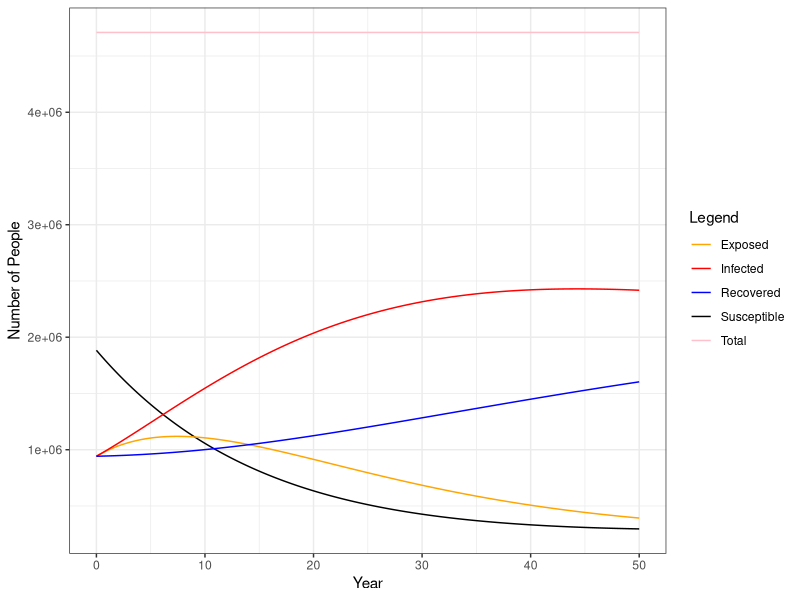
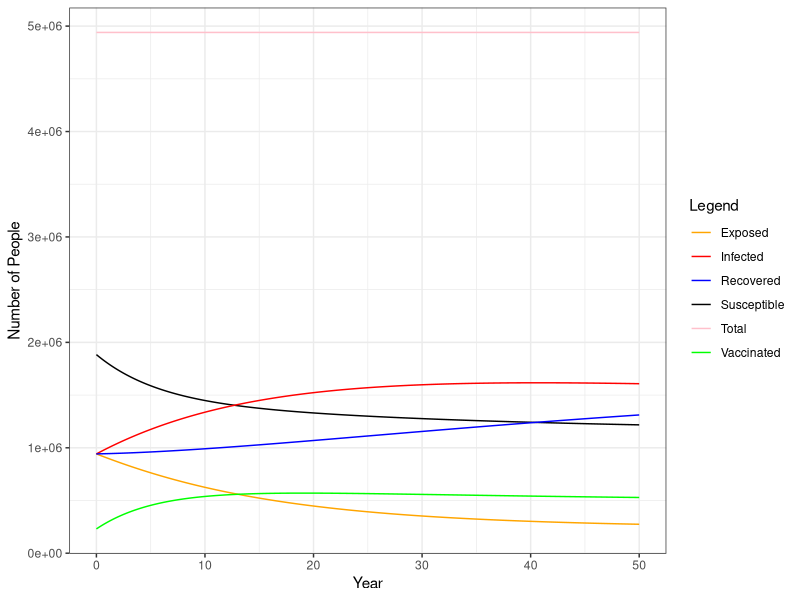
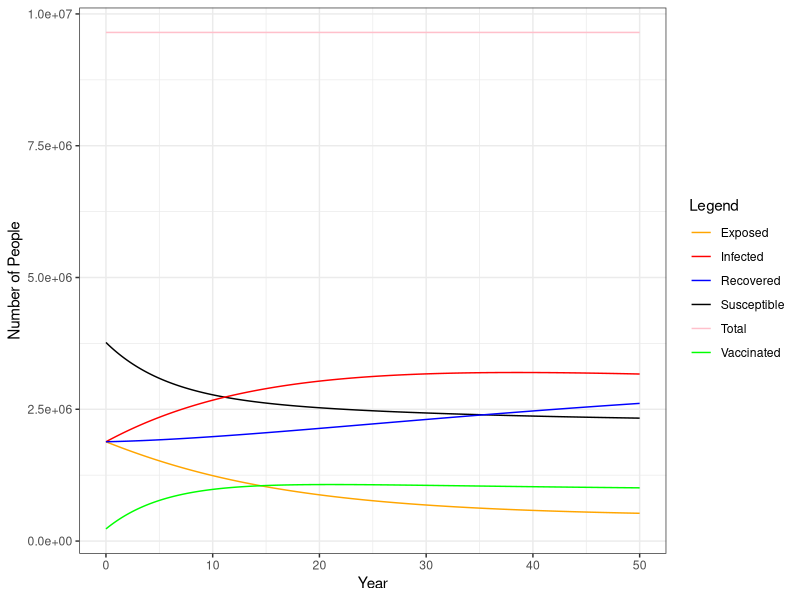
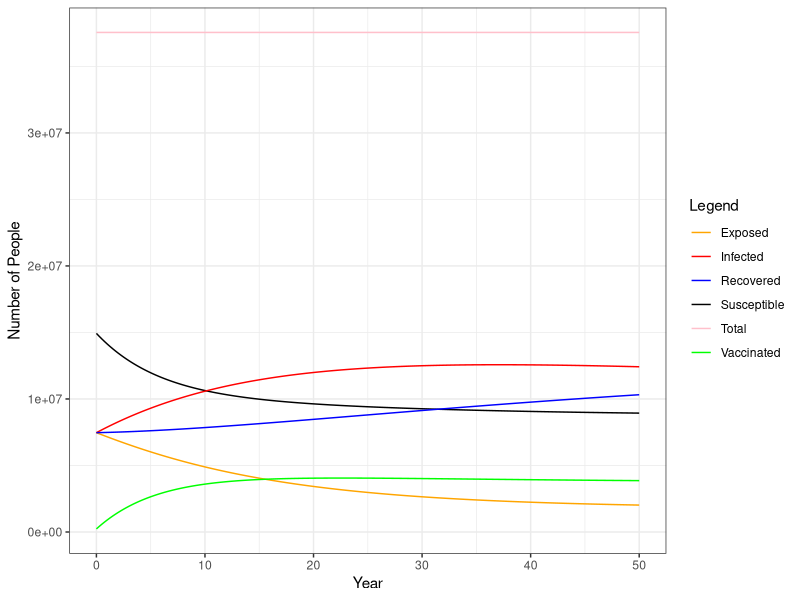
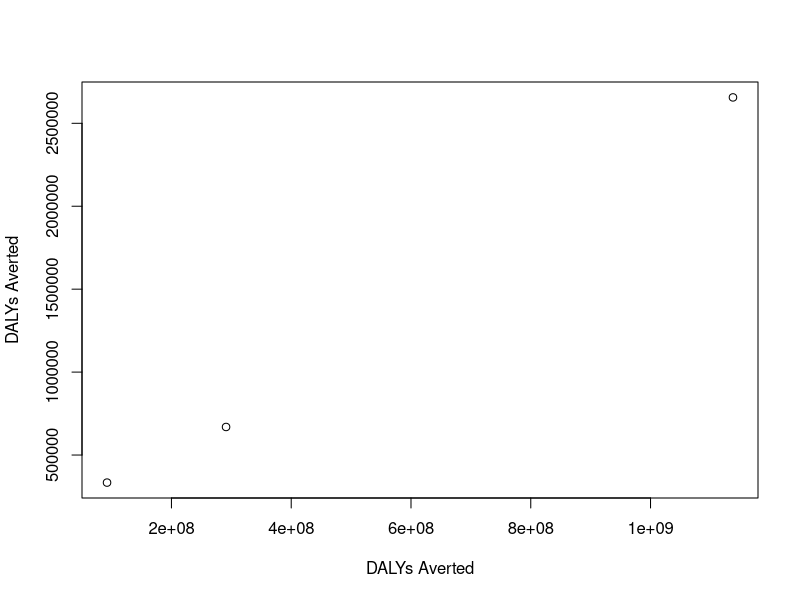

Write R code to recreate these figures, in order.
## ---- chunk 1
knitr::opts_chunk$set(echo = TRUE)
library(deSolve)
library(ggplot2)
## ---- chunk 2
#preset parameters for all models 
#prevalence
pE=0.2
pI=0.2
pR=0.2

#pop size models 1&2
n1=4709493
n2=9418986
n3=37324930
## ---- chunk 3
############# Model Equations ######################

my_model <- function(times,yinit,pars){
	
	with(as.list(c(yinit,pars)), {
	
		N = S + E + I + R
		dS_nv <- w*R-beta*S
		dE_nv <- beta*S - lam*E
		dI_nv <- lam*E - gamma*I
		dR_nv <- gamma*I - w*R

	return(list(c(dS_nv, dE_nv, dI_nv, dR_nv)))})
	}

################## Setting Parameters ##################
#birth rate
b=0.00000575
#transmission parameter
beta=0.0655
#rate of becoming infectious
lam=0.07143
#rate of recovery
gamma=0.005+(0.5*0.0165)
#rate of waning immunity
w=0.01095
#death rates
mu1=0.00005447
mu2=0.00005447
mu3=0.05
mu4=0.00005447
  
my_pars <- cbind(beta,lam,gamma,w) 
  #cbind - combines data-frames, combines columns and rows respectively

############### Setting Time Frame ####################

start_time = 0 # start date (years)
end_time = 50 # end date (years)
my_times <- seq(start_time, end_time, by = 0.25) 
    # gives a sequence from start to end
											 # in increments of 1 month

############ Setting Initial Conditions ###############

# initial starting values
my_yinit <- c(S = n1*(1-(pE+pI+pR)), E = n1*pE,I = n1*pI, R = n1*pR)

############# Running The Model ####################

resultsNV1 <- as.data.frame(ode(y=my_yinit, times=my_times, func=my_model,
	parms=my_pars, method='lsoda'))
############# Creating N ####################
resultsNV1$N <- (resultsNV1$S+resultsNV1$E+resultsNV1$I+resultsNV1$R)
############ Plotting Results ########################

colors <- c('Susceptible'='black','Exposed'='orange','Infected'='red', 'Recovered'='blue', 'Total'='pink')
ggplot(data=resultsNV1) + geom_line(aes(x=time,y=S,col='Susceptible')) + 
  geom_line(aes(x=time,y=E,col='Exposed')) +
	geom_line(aes(x=time,y=I,col='Infected')) + 
	geom_line(aes(x=time,y=R,col='Recovered')) +
  geom_line(aes(x=time,y=N,col='Total')) +
	scale_colour_manual(name="Legend",values=colors) +
	xlab('Year') + ylab('Number of People') +
  theme_bw() 

############ Setting Initial Conditions ###############

# initial starting values
my_yinit <- c(S = n2*(1-(pE+pI+pR)), E = n2*pE,I = n2*pI, R = n2*pR)

############# Running The Model ####################

resultsNV2 <- as.data.frame(ode(y=my_yinit, times=my_times, func=my_model,
	parms=my_pars, method='lsoda'))
############# Creating N ####################
resultsNV2$N <- (resultsNV2$S+resultsNV2$E+resultsNV2$I+resultsNV2$R)

############ Setting Initial Conditions ###############

# initial starting values
my_yinit <- c(S = n3*(1-(pE+pI+pR)), E = n3*pE,I = n3*pI, R = n3*pR)

############# Running The Model ####################

resultsNV3 <- as.data.frame(ode(y=my_yinit, times=my_times, func=my_model,
	parms=my_pars, method='lsoda'))
############# Creating N ####################
resultsNV3$N <- (resultsNV3$S+resultsNV3$E+resultsNV3$I+resultsNV3$R)

## ---- chunk 4
############# Model Equations ######################

my_model1 <- function(times,yinit,pars){
	
	with(as.list(c(yinit,pars)), {
	
		N = S + E + I + R
		dS <- w1*R + w2*V - beta*S
		dE <- (1-vc)*beta*S - lam*E
		dI <- lam*E - gamma*I
		dV <- vc*beta*S - w2*V
		dR <- gamma*I - w1*R

	return(list(c(dS, dE, dI, dV, dR)))})
	}

################## Setting Parameters ##################
#birth rate
b=0.00000575
#transmission parameter
beta=0.065585
#rate of becoming infectious
lam=0.07143
#rate of recovery
gamma=0.005 + (0.5*0.0165)
#rate of waning natural immunity
w1=0.01095
#vaccine coverage
vc=0.78
#rate of waning vaccine immunity (if different from natural)
w2= 0.12
#death rates
mu1=0.00005447
mu2=0.00005447
mu3=0.05
mu4=0.00005447
  
my_pars <- cbind(b,beta,lam,gamma,w1,vc,w2,mu1,mu2,mu3,mu4) 
  #cbind - combines data-frames, combines columns and rows respectively

############### Setting Time Frame ####################

start_time = 0 # start date (years)
end_time = 50 # end date (years)
my_times <- seq(start_time, end_time, by = 0.25) 
    # gives a sequence from start to end
											 # in increments of 1 month

############ Setting Initial Conditions ###############

# initial starting values
my_yinit <- c(S = n1*(1-(pE+pI+pR)), E = n1*pE,I = n1*pI, V=230462 ,R = n1*pR)

############# Running The Model ####################

results2 <- as.data.frame(ode(y=my_yinit, times=my_times, func=my_model1,
	parms=my_pars, method='lsoda'))
############# Creating N ####################
results2$N <- (results2$S+results2$E+results2$I+results2$V+results2$R)
############ Plotting Results ########################

colors <- c('Susceptible'='black','Exposed'='orange','Infected'='red','Vaccinated'='green','Recovered'='blue', 'Total'='pink')
ggplot(data=results2) + geom_line(aes(x=time,y=S,col='Susceptible')) + 
  geom_line(aes(x=time,y=E,col='Exposed')) +
	geom_line(aes(x=time,y=I,col='Infected')) + 
	geom_line(aes(x=time,y=V,col='Vaccinated')) +
	geom_line(aes(x=time,y=R,col='Recovered')) +
  geom_line(aes(x=time,y=N,col='Total')) +
	scale_colour_manual(name="Legend",values=colors) +
	xlab('Year') + ylab('Number of People') +
  theme_bw() 

## ---- chunk 5
my_model2 <- function(times,yinit,pars){
	
	with(as.list(c(yinit,pars)), {
	
		N = S + E + I + R
		dS <- w1*R + w2*V - beta*S
		dE <- (1-vc)*beta*S - lam*E
		dI <- lam*E - gamma*I
		dV <- vc*beta*S - w2*V
		dR <- gamma*I - w1*R

	return(list(c(dS, dE, dI, dV, dR)))})
	}

################## Setting Parameters ##################
#birth rate
b=0.00000575
#transmission parameter
beta=0.065585
#rate of becoming infectious
lam=0.07143
#rate of recovery
gamma=0.005 + (0.5*0.0165)
#rate of waning natural immunity
w1=0.01095
#vaccine coverage
vc=0.78
#rate of waning vaccine immunity (if different from natural)
w2= 0.12
#death rates
mu1=0.00005447
mu2=0.00005447
mu3=0.05
mu4=0.00005447
  
my_pars <- cbind(b,beta,lam,gamma,w1,vc,w2,mu1,mu2,mu3,mu4) 
  #cbind - combines data-frames, combines columns and rows respectively

############### Setting Time Frame ####################

start_time = 0 # start date (years)
end_time = 50 # end date (years)
my_times <- seq(start_time, end_time, by = 0.25) 
    # gives a sequence from start to end
											 # in increments of 1 month

############ Setting Initial Conditions ###############

# initial starting values
my_yinit <- c(S = n2*(1-(pE+pI+pR)), E = n2*pE,I = n2*pI, V=230462 ,R = n2*pR)

############# Running The Model ####################

results3 <- as.data.frame(ode(y=my_yinit, times=my_times, func=my_model2,
	parms=my_pars, method='lsoda'))
############# Creating N ####################
results3$N <- (results3$S+results3$E+results3$I+results3$V+results3$R)
############ Plotting Results ########################

colors <- c('Susceptible'='black','Exposed'='orange','Infected'='red','Vaccinated'='green','Recovered'='blue', 'Total'='pink')
ggplot(data=results3) + geom_line(aes(x=time,y=S,col='Susceptible')) + 
  geom_line(aes(x=time,y=E,col='Exposed')) +
	geom_line(aes(x=time,y=I,col='Infected')) + 
	geom_line(aes(x=time,y=V,col='Vaccinated')) +
	geom_line(aes(x=time,y=R,col='Recovered')) +
  geom_line(aes(x=time,y=N,col='Total')) +
	scale_colour_manual(name="Legend",values=colors) +
	xlab('Year') + ylab('Number of People') +
  theme_bw() 

## ---- chunk 6


my_model3 <- function(times,yinit,pars){
	
	with(as.list(c(yinit,pars)), {
	
		N = S + E + I + R
		dS <- w1*R + w2*V - beta*S
		dE <- (1-vc)*beta*S - lam*E
		dI <- lam*E - gamma*I
		dV <- vc*beta*S - w2*V
		dR <- gamma*I - w1*R

	return(list(c(dS, dE, dI, dV, dR)))})
	}

################## Setting Parameters ##################
#birth rate
b=0.00000575
#transmission parameter
beta=0.065585
#rate of becoming infectious
lam=0.07143
#rate of recovery
gamma=0.005 + (0.5*0.0165)
#rate of waning natural immunity
w1=0.01095
#vaccine coverage
vc=0.78
#rate of waning vaccine immunity (if different from natural)
w2= 0.12
#death rates
mu1=0.00005447
mu2=0.00005447
mu3=0.05
mu4=0.00005447
  
my_pars <- cbind(b,beta,lam,gamma,w1,vc,w2,mu1,mu2,mu3,mu4) 
  #cbind - combines data-frames, combines columns and rows respectively

############### Setting Time Frame ####################

start_time = 0 # start date (years)
end_time = 50 # end date (years)
my_times <- seq(start_time, end_time, by = 0.25) 
    # gives a sequence from start to end
											 # in increments of 1 month

############ Setting Initial Conditions ###############

# initial starting values
my_yinit <- c(S = n3*(1-(pE+pI+pR)), E = n3*pE,I = n3*pI, V=230462 ,R = n3*pR)

############# Running The Model ####################

results4 <- as.data.frame(ode(y=my_yinit, times=my_times, func=my_model3,
	parms=my_pars, method='lsoda'))
############# Creating N ####################
results4$N <- (results4$S+results4$E+results4$I+results4$V+results4$R)
############ Plotting Results ########################

colors <- c('Susceptible'='black','Exposed'='orange','Infected'='red','Vaccinated'='green','Recovered'='blue', 'Total'='pink')
ggplot(data=results4) + geom_line(aes(x=time,y=S,col='Susceptible')) + 
  geom_line(aes(x=time,y=E,col='Exposed')) +
	geom_line(aes(x=time,y=I,col='Infected')) + 
	geom_line(aes(x=time,y=V,col='Vaccinated')) +
	geom_line(aes(x=time,y=R,col='Recovered')) +
  geom_line(aes(x=time,y=N,col='Total')) +
	scale_colour_manual(name="Legend",values=colors) +
	xlab('Year') + ylab('Number of People') +
  theme_bw() 

## ---- chunk 7
# Probabilities
pr_inpat = 0.008228  # probability of inpatient (hospitalization)
pr_outpat = 0.8375 # probability of outpatient treatment
pr_no_treat = 0.154272

pr_death_inpat = 0.0127
pr_death_outpat = 0.0063
pr_death_notreat = 0.0389


cases_NV1 <- sum(resultsNV1$I[1:20])*beta
cases_NV2 <- sum(resultsNV2$I[1:20])*beta
cases_NV3 <- sum(resultsNV3$I[1:20])*beta
cases_V1 <- sum(results2$I[1:20])*beta
cases_V2 <- sum(results3$I[1:20])*beta
cases_V3 <- sum(results4$I[1:20])*beta

cases_NV1
cases_NV2
cases_NV3
cases_V1
cases_V2
cases_V3

## Calculate the total number of cases, hospitalizations, and deaths
Hospitalizations_NV1 = cases_NV1*pr_inpat
Deaths_NV1= cases_NV1*(pr_inpat*pr_death_inpat +  
                              pr_outpat*pr_death_outpat + 
                              pr_no_treat*pr_death_notreat)
Hospitalizations_NV2 = cases_NV2*pr_inpat
Deaths_NV2= cases_NV2*(pr_inpat*pr_death_inpat +  
                              pr_outpat*pr_death_outpat + 
                              pr_no_treat*pr_death_notreat)
Hospitalizations_NV3 = cases_NV3*pr_inpat
Deaths_NV3= cases_NV3*(pr_inpat*pr_death_inpat +  
                              pr_outpat*pr_death_outpat + 
                              pr_no_treat*pr_death_notreat)
Hospitalizations_V1 = cases_V1*pr_inpat
Deaths_V1= cases_V1*(pr_inpat*pr_death_inpat +  
                              pr_outpat*pr_death_outpat + 
                              pr_no_treat*pr_death_notreat)
Hospitalizations_V2 = cases_V2*pr_inpat
Deaths_V2= cases_V2*(pr_inpat*pr_death_inpat +  
                              pr_outpat*pr_death_outpat + 
                              pr_no_treat*pr_death_notreat)
Hospitalizations_V3 = cases_V3*pr_inpat
Deaths_V3= cases_V3*(pr_inpat*pr_death_inpat +  
                              pr_outpat*pr_death_outpat + 
                              pr_no_treat*pr_death_notreat)

# Cases averted with vaccine:
CasesAverted_0 = cases_NV1 - cases_V1
# Hospitalizations averted:
HospAverted_0 = Hospitalizations_NV1 - Hospitalizations_V1
# Deaths Averted
DeathsAverted_0 = Deaths_NV1- Deaths_V1

# Cases averted with vaccine:
CasesAverted_E = cases_NV2 - cases_V2
# Hospitalizations averted:
HospAverted_E = Hospitalizations_NV2 - Hospitalizations_V2
# Deaths Averted
DeathsAverted_E = Deaths_NV2 - Deaths_V2

# Cases averted with vaccine:
CasesAverted_T = cases_NV3 - cases_V3
# Hospitalizations averted:
HospAverted_T = Hospitalizations_NV3 - Hospitalizations_V3
# Deaths Averted
DeathsAverted_T = Deaths_NV3 - Deaths_V3


print(CasesAverted_0)
print(HospAverted_0)
print(DeathsAverted_0)

print(CasesAverted_E)
print(HospAverted_E)
print(DeathsAverted_E)

print(CasesAverted_T)
print(HospAverted_T)
print(DeathsAverted_T)

############ Question 8 ##############

# Calculate number of people vaccinated in each scenario
# use same runs as in question 4

# Routine: infants are vaccinated as they age from age class 1 to age class 2
# vacc doses = sum of (aging rate from age class 1 to class 2 * vax coverage * (S + S_R + R + C + I_A)),
# with the last two states representing "wasted" doses
cov = 0.78
Doses_V1 = sum(cov*sum(results2$S[1:12]))+230462
Doses_V2 = sum(cov*sum(results3$S[1:20]))+230462
Doses_V3 = sum(cov*sum(results4$S[1:20]))+230462
Doses_V1 
Doses_V2 
Doses_V3 


############ Question 9 ##############

# Calculate ICERs for different strategy pairs

# Routine vaccination vs no vaccination
# Calculate Cost of Routine - Cost of No vaccination = net cost
# Calculate DALYs with no vaccination -DALYs with Routine vaccination = DALYs averted (net benefit)

# Costs
cost_V = 3.01 + 2.46  # routine vaccine 
cost_in_trt = 58  # inpatient treatment
cost_out_trt = 2.50 # outpatient treatment

# DALY info 
daly_wt = 0.205
dur_inf = ((0.845728*14)+((1-0.845728)*121))/365
life_exp = 66.1
 #life expectancy at death for each age group


### Costs of each strategy ###

# Cost of No vacc = 0 vaccine costs + cost of inpatient treatment * number of hospitalizations + cost of outpatient treatment * number outpatient treated
Cost_NV1 = cost_in_trt*Hospitalizations_NV1 + 
  cost_out_trt*cases_NV1*pr_outpat 
Cost_NV2 = cost_in_trt*Hospitalizations_NV2 + 
  cost_out_trt*cases_NV2*pr_outpat 
Cost_NV3 = cost_in_trt*Hospitalizations_NV3 + 
  cost_out_trt*cases_NV3*pr_outpat 

# Cost of Routine = Cost of Routine Vaccination * number of vaccinations + 
# cost of inpatient treatment * number of hospitalizations + cost of outpatient treatment * number outpatient treated

Cost_V1 = cost_V*Doses_V1 + 
  cost_in_trt*Hospitalizations_V1 + 
  cost_out_trt*pr_outpat*cases_V1
Cost_V2 = cost_V*Doses_V2 + 
  cost_in_trt*Hospitalizations_V2 + 
  cost_out_trt*pr_outpat*cases_V2
Cost_V3 = cost_V*Doses_V3 + 
  cost_in_trt*Hospitalizations_V3 + 
  cost_out_trt*pr_outpat*cases_V3

print(paste0("Cost of Routine Vaccination Scenario 1 ", round(Cost_V1,0)))
print(paste0("Cost of No Vaccination Scenario 1 ", round(Cost_NV1,0)))
print(paste0("Cost of Routine Vaccination Scenario 2 ", round(Cost_V2,0)))
print(paste0("Cost of No Vaccination Scenario 2 ", round(Cost_NV2,0)))
print(paste0("Cost of Routine Vaccination Scenario 3 ", round(Cost_V3,0)))
print(paste0("Cost of No Vaccination Scenario 3 ", round(Cost_NV3,0)))



# DALY = YLD + YLL
# YLD (years lived with disability ) = Number of cases x duration of infection x disability weight
# YLL (years of life lost) = number of deaths*life expectancy at age of death
# # means we need to calculate separately for each age group

# DALYs for No Vaccination    
DALYs_NV1= cases_NV1*dur_inf*daly_wt + 
  (pr_inpat*pr_death_inpat + pr_outpat*pr_death_outpat+pr_no_treat*pr_death_notreat)*
  (sum(resultsNV1$I[1:20]))*(life_exp)
DALYs_NV2= cases_NV2*dur_inf*daly_wt + 
  (pr_inpat*pr_death_inpat + pr_outpat*pr_death_outpat+pr_no_treat*pr_death_notreat)*
  (sum(resultsNV2$I[1:20]))*(life_exp)
DALYs_NV3= cases_NV3*dur_inf*daly_wt + 
  (pr_inpat*pr_death_inpat + pr_outpat*pr_death_outpat+pr_no_treat*pr_death_notreat)*
  (sum(resultsNV3$I[1:20]))*(life_exp)

# DALYs for Vaccine
DALYs_V1=
  cases_V1*dur_inf*daly_wt + 
  (pr_inpat*pr_death_inpat + pr_outpat*pr_death_outpat+pr_no_treat*pr_death_notreat)*
  (sum(results2$I[1:20]))*(life_exp)
DALYs_V2=
  cases_V2*dur_inf*daly_wt + 
  (pr_inpat*pr_death_inpat + pr_outpat*pr_death_outpat+pr_no_treat*pr_death_notreat)*
  (sum(results3$I[1:20]))*(life_exp)
DALYs_V3=
  cases_V3*dur_inf*daly_wt + 
  (pr_inpat*pr_death_inpat + pr_outpat*pr_death_outpat+pr_no_treat*pr_death_notreat)*
  (sum(results4$I[1:20]))*(life_exp)

V1_NV1_ICER = (Cost_V1-Cost_NV1)/ (DALYs_NV1 - DALYs_V1)
print(V1_NV1_ICER)

V2_NV2_ICER = (Cost_V2-Cost_NV2)/ (DALYs_NV2 - DALYs_V2)
print(V2_NV2_ICER)

V3_NV3_ICER = (Cost_V3-Cost_NV3)/ (DALYs_NV3 - DALYs_V3)
print(V3_NV3_ICER)

costsV <- c(Cost_V1,Cost_V2,Cost_V3)
costsNV <- c(Cost_NV1,Cost_NV2,Cost_NV3)
DALYsV <- c(DALYs_V1,DALYs_V2,DALYs_V3)
DALYsNV <- c(DALYs_NV1,DALYs_NV2,DALYs_NV3)
plot((costsV-costsNV),(DALYsNV-DALYsV), xlab="DALYs Averted",ylab="DALYs Averted")
